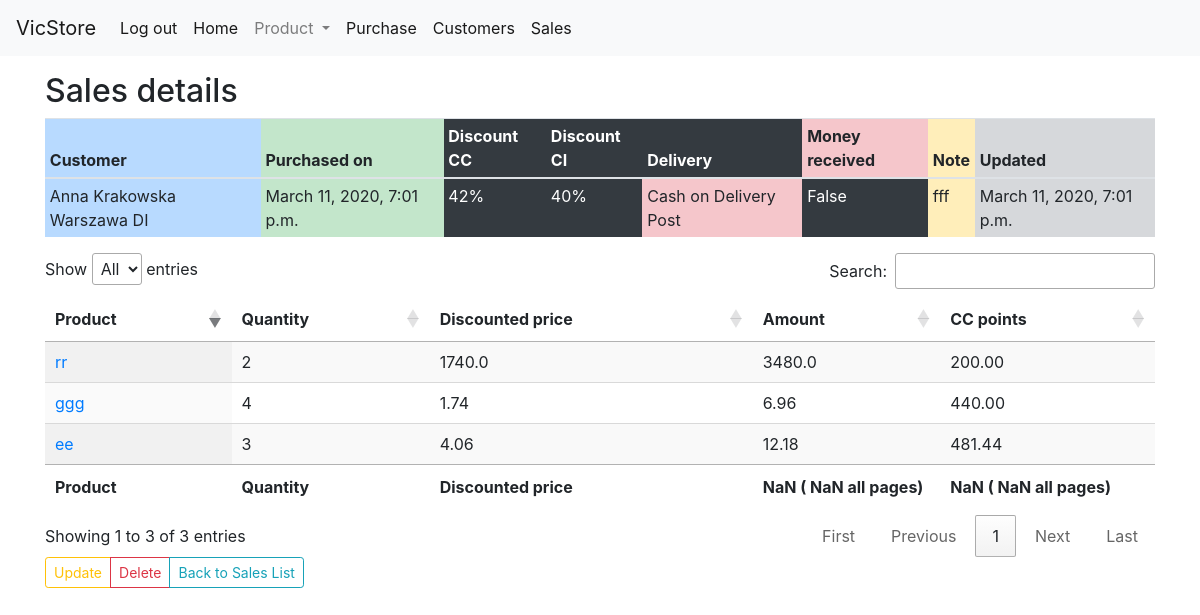
/sell/2/ (signed in), run on the app's committed database.
### sell/models.py (models this page shows, shortened)
class Sell(models.Model):
    customer = models.ForeignKey(Customer, null=True, related_name="has_sales",on_delete=models.SET_NULL)
    DISCOUNT_CC = (
        (42, '42%'),
        (40, '40%'),
        (30, '30%'),
        (20, '20%'),
        (10, '10%'),
        (0, '0%'),
    )
    discount_cc = models.PositiveSmallIntegerField(choices=DISCOUNT_CC, default=0)
    DISCOUNT_CI = (
        (40, '40%'),
        (30, '30%'),
        (20, '20%'),
        (10, '10%'),
        (0, '0%'),
    )
    discount_ci = models.PositiveSmallIntegerField(choices=DISCOUNT_CI, default=0)
    DELIVERY = (
        ('HD', 'To Hand'),
        ('CD', 'Cash on Delivery Post'),
        ('PO', 'No Cash Post'),
    )
    delivery = models.CharField(max_length=2,choices=DELIVERY, default='HD')
    money_received = models.BooleanField(default=False)
    note = models.CharField(max_length=50, blank=True)
    created_at = models.DateTimeField(auto_now_add=True)
    updated_at = models.DateTimeField(auto_now=True)
    class Meta:
        db_table = 'sell'
        ordering = ('-created_at','-updated_at')
        verbose_name_plural = "Sales"

class SellItem(models.Model):
    sell = models.ForeignKey(Sell, related_name="has_items",on_delete=models.CASCADE)
    product = models.ForeignKey(Product, null=True, related_name="product_sells",on_delete=models.SET_NULL)
    quantity = models.PositiveSmallIntegerField(default=1)
    class Meta:
        db_table = 'sellitem'
        ordering = ('-sell',)
        verbose_name_plural = "SellItems"

### customer/models.py (models this page shows)
class Customer(models.Model):
    f_name = models.CharField(max_length=20)
    l_name = models.CharField(max_length=30)
    city = models.CharField(max_length=20,blank=True)
    STATUS = (
        ('CU', 'Customer'),
        ('MA', 'Manager'),
        ('DI', 'Distributor'),
        )
    status = models.CharField(max_length=2,choices=STATUS,default='CU')
    created_at = models.DateField(auto_now_add=True)
    updated_at = models.DateField(auto_now=True)
    class Meta:
        db_table = 'customer'
        ordering = ('city','l_name','f_name','status')
    def __str__(self):
        return self.f_name + ' '+ self.l_name + ' '+ self.city+ ' '+ self.status

### product/models.py (models this page shows, shortened)
class Product(models.Model):
    PRODUCER = (
        ('CC', 'Colway Classic'),
        ('CI', 'Colway International'),
        ('NC', 'Non Colway'),
    )
    producer = models.CharField(max_length=2,choices=PRODUCER)
    name = models.CharField(max_length=50, unique=True)
    price = models.PositiveIntegerField()
    points = models.DecimalField(max_digits=6, decimal_places=2, default=0)
    discontinued = models.BooleanField(default=False)
    link = models.URLField(blank=True)
    stock = models.PositiveIntegerField()
    created_at = models.DateField(auto_now_add=True)
    updated_at = models.DateField(auto_now=True)
    class Meta:
        db_table = 'product'
        ordering = ('producer','name',)
        verbose_name = 'product'
        verbose_name_plural = 'products'

### sell/views.py (the view)
# urls.py: path('<int:pk>/', SellDetail.as_view(),name='sell-detail'),
class SellDetail(LoginRequiredMixin, DetailView):
    model = Sell
    def get_context_data(self, **kwargs):
        context = super(SellDetail, self).get_context_data(**kwargs)
        sell_item = kwargs.get('object', None)
        sell_object_list = sell_item.has_items.all()
        if sell_object_list:
            context.update({'sell_object_list': sell_object_list})
        return context

### sell/templatetags/table_operations.py (called while the page is built)
@register.filter
def discounted(value, arg):
    return value * (100-arg)/100

@register.filter
def mult(value, arg):
    return value * arg

@register.simple_tag
def mult_of_discon(price, discount, quantity):
    discon_price = price * (100-discount)/100
    return discon_price * quantity

### sell/templates/sell/sell_detail.html (shortened to what this page needs)
{% extends "base.html" %}
{% load table_operations %}
{% block content %}
<h2>Sales details</h2>
<table class="table table-sm">
   <thead>
     <tr>
       <th class="table-primary">Customer</th>
       <th class="table-success">Purchased on</th>
       <th class="table-dark">Discount CC</th>
       <th class="table-dark">Discount CI</th>
       <th class="table-dark">Delivery</th>
       <th class="table-danger">Money received</th>
       <th class="table-warning">Note</th>
       <th class="table-secondary">Updated</th>
     </tr>
   </thead>
   <tbody>
     <tr>
       <td class="table-primary">{{ object.customer }} </td>
       <td class="table-success">{{object.created_at}}</td>
       <td class="table-dark">{{object.get_discount_cc_display }}</td>
       <td class="table-dark">{{object.get_discount_ci_display }}</td>
       <td class="table-danger">{{object.get_delivery_display}}</td>
       <td class="table-dark">{{object.money_received }}</td>
       <td class="table-warning">{{object.note}}</td>
       <td class="table-secondary">{{object.updated_at}}</td>
     </tr>
   </tbody>
 </table>
    <table id="mydatatable" class="display" style="width:100%">
      <thead>
        <tr>
          <th scope="col">Product</th>
          <th scope="col">Quantity</th>
          <th scope="col">Discounted price</th>
          <th scope="col">Amount</th>
          <th scope="col">CC points</th>
        </tr>
      </thead>
      <tbody>
  {% for i in sell_object_list %}
        <tr>
          <td><a href="{% url 'product:product-detail' i.product.id %}/">{{ i.product.name }}</td>
          <td>{{ i.quantity }}</td>
          <td> {% if i.product.producer == 'CC' %}
            {{ i.product.price | discounted:object.discount_cc }}
                {% elif i.product.producer == 'CI' %}
            {{ i.product.price | discounted:object.discount_ci }}
                {% else %}
            {{ i.product.price }}
                {% endif %}
          </td>
          <td> {% if i.product.producer == 'CC' %}
                {% mult_of_discon i.product.price object.discount_cc i.quantity  %}
            {% elif i.product.producer == 'CI' %}
                {% mult_of_discon i.product.price object.discount_ci i.quantity  %}
            {% else %}
                {{ i.quantity  |  mult:i.product.price }}
            {% endif %} </td>
          <td> {% if i.product.producer == 'CC' %}
            {{ i.quantity | mult:i.product.points }}
                {% endif %}</td>
        </tr>
  {% endfor %}
  </tbody>
         <tfoot>
             <tr>
               <th scope="col">Product</th>
               <th scope="col">Quantity</th>
               <th scope="col">Discounted price</th>
               <th scope="col">Amount</th>
               <th scope="col">CC points</th>             </tr>
         </tfoot>
     </table>
<div class="btn-toolbar" role="toolbar" aria-label="Toolbar with button groups">
  <div class="btn-group mr-2" role="group" aria-label="First group">
  <a class="btn btn-outline-warning btn-sm" href="{% url 'sell:sell-update' object.id %}">Update</a>
  <a class="btn btn-outline-danger btn-sm" href="{% url 'sell:sell-delete' object.id %}">Delete</a>
  <a class="btn btn-outline-info btn-sm" href="{% url 'sell:sell-list' %}">Back to Sales List</a>
</div>
</div>
{% endblock %}

### data on the page
Sell: customer "Anna Krakowska Warszawa DI", created_at "March 11, 2020, 7:01 p.m.", discount_cc "42%", discount_ci "40%", delivery "Cash on Delivery Post", money_received "False", note "fff", updated_at "March 11, 2020, 7:01 p.m."
SellItem: product.name "ee", quantity "3", product.price|discounted "4.06", product+quantity "12.18", quantity|mult "481.44"
SellItem: product.name "rr", quantity "2", product.price|discounted "1740.0", product+quantity "3480.0", quantity|mult "200.00"
SellItem: product.name "ggg", quantity "4", product.price|discounted "1.74", product+quantity "6.96", quantity|mult "440.00"
